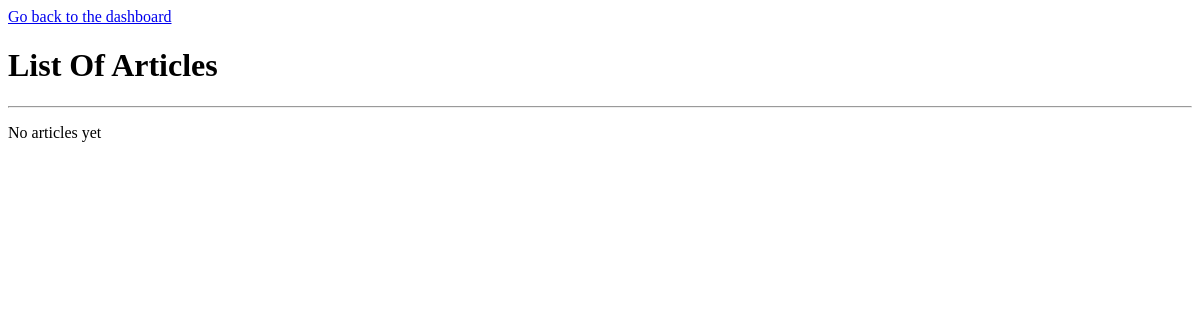
/article/list/, run on an earlier commit of the app's database.
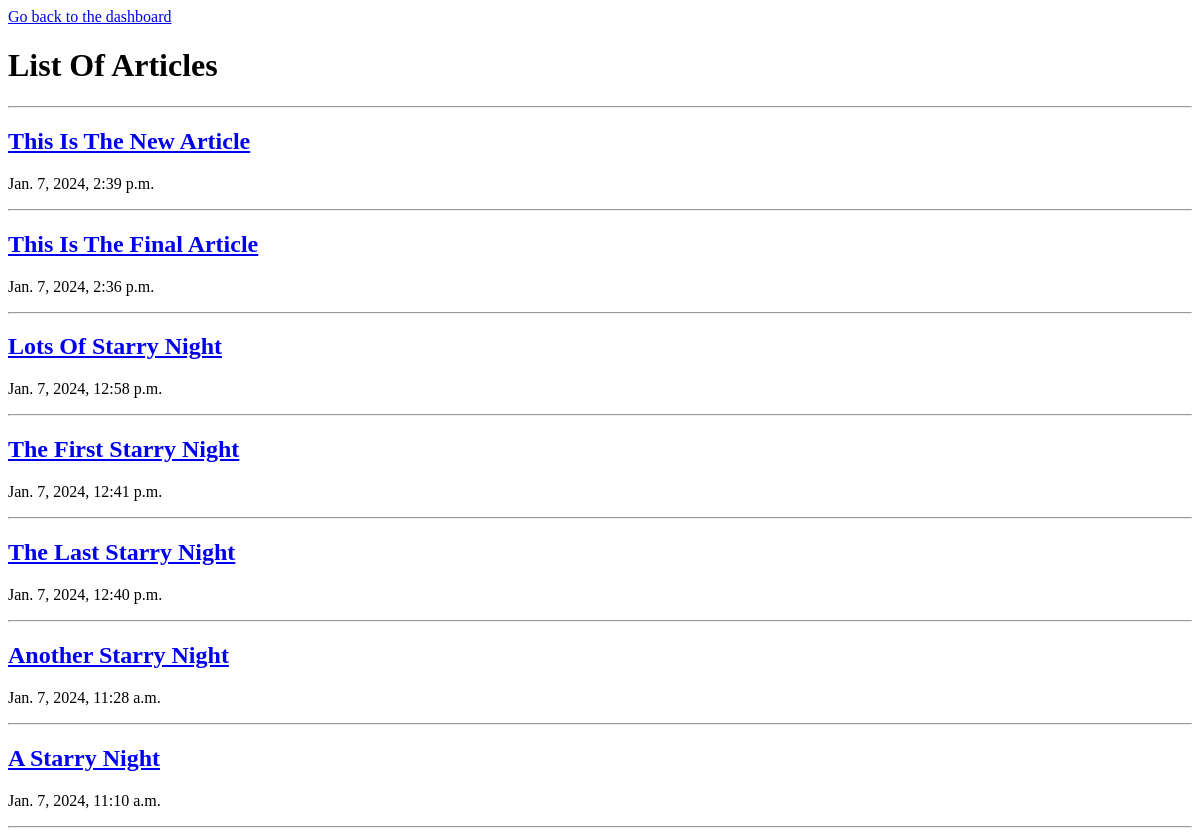
And on a later commit of the database.
### article/models.py (models this page shows, shortened)
class Article(models.Model):
    title = models.CharField(max_length=200, blank=False)
    body = models.TextField(blank=False)
    created_by = models.ForeignKey(get_user_model(), blank=True, on_delete=models.CASCADE)
    created_at = models.DateTimeField(auto_now_add=True)
    slug = models.SlugField(max_length=200, blank=True, unique=True)

### article/views.py (the view)
# urls.py: path('list/', views.ListArticles.as_view(), name='list'),
class ListArticles(ListView):
    model = models.Article
    template_name = 'article/list_of_articles.html'
    def get_queryset(self):
        return super().get_queryset().order_by('-created_at', 'title')
    def get_context_data(self, **kwargs):
        context = super().get_context_data(**kwargs)
        context['page_heading'] = constants.GENERATE_PAGE_HEADING('Article')
        context['articles'] = self.get_queryset()
        context['empty_list_message'] = constants.GENERATE_EMPTY_LIST_MESSAGE('Article')
        return context

### constants.py (called while the page is built)
def listHeading(listname):
    return f'List of {listname.lower()}s'

def emptylistmessage(listname):
    return f'No {listname.lower()}s yet'

### article/templates/article/list_of_articles.html
{% extends 'display_list.html' %}
{% block object_page %}
  <a href="{% url 'article:view' object.slug %}">
    <h2>{{ object.title|title }}</h2>
  </a>
{% endblock %}

### templates/display_list.html (shortened to what this page needs)
{% extends 'base.html' %}
{% block body %}
    <a href="{% url 'dashboard:display_dashboard' %}">Go back to the dashboard</a>
    <h1>{{ page_heading | title }}</h1>
    <hr>
    {% for object in object_list%}
        {% block object_page %}{% endblock object_page %}
        <p>{{ object.created_at }}</p>
        <hr>
    {% empty %}
        <p>{{ empty_list_message }}</p>
    {% endfor %}
{% endblock body %}

### templates/base.html (shortened to what this page needs)
<!DOCTYPE html>
<html lang="en">
<head>
</head>
<body>
    {% block body %}
    {% endblock %}
</body>
</html>

What changed in the data, as far as the page shows it:
added Article: title "This Is The New Article", created_at "Jan. 7, 2024, 2:39 p.m."
added Article: title "This Is The Final Article", created_at "Jan. 7, 2024, 2:36 p.m."
added Article: title "Lots Of Starry Night", created_at "Jan. 7, 2024, 12:58 p.m."
added Article: title "The First Starry Night", created_at "Jan. 7, 2024, 12:41 p.m."
added Article: title "The Last Starry Night", created_at "Jan. 7, 2024, 12:40 p.m."
added Article: title "Another Starry Night", created_at "Jan. 7, 2024, 11:28 a.m."
added Article: title "A Starry Night", created_at "Jan. 7, 2024, 11:10 a.m."
Also different on the page:
{{ empty_list_message }}: "No articles yet" → (not shown)
